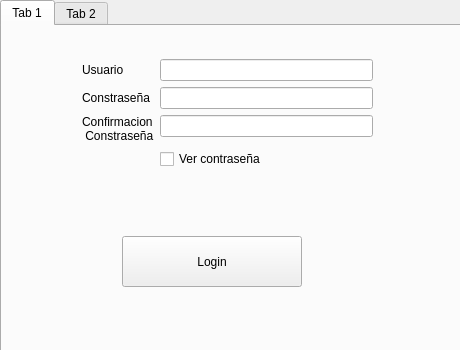
<?xml version="1.0" encoding="UTF-8"?>
<ui version="4.0">
 <class>inicio</class>
 <widget class="QWidget" name="inicio">
  <property name="geometry">
   <rect>
    <x>0</x>
    <y>0</y>
    <width>460</width>
    <height>350</height>
   </rect>
  </property>
  <property name="minimumSize">
   <size>
    <width>460</width>
    <height>350</height>
   </size>
  </property>
  <property name="maximumSize">
   <size>
    <width>460</width>
    <height>350</height>
   </size>
  </property>
  <property name="baseSize">
   <size>
    <width>460</width>
    <height>350</height>
   </size>
  </property>
  <property name="windowTitle">
   <string>FLOUWER</string>
  </property>
  <widget class="QTabWidget" name="tabWidget">
   <property name="geometry">
    <rect>
     <x>0</x>
     <y>0</y>
     <width>481</width>
     <height>431</height>
    </rect>
   </property>
   <property name="sizePolicy">
    <sizepolicy hsizetype="Ignored" vsizetype="Ignored">
     <horstretch>0</horstretch>
     <verstretch>0</verstretch>
    </sizepolicy>
   </property>
   <property name="minimumSize">
    <size>
     <width>450</width>
     <height>360</height>
    </size>
   </property>
   <property name="maximumSize">
    <size>
     <width>999</width>
     <height>999</height>
    </size>
   </property>
   <property name="sizeIncrement">
    <size>
     <width>9999</width>
     <height>9999</height>
    </size>
   </property>
   <property name="baseSize">
    <size>
     <width>999</width>
     <height>23319</height>
    </size>
   </property>
   <property name="currentIndex">
    <number>0</number>
   </property>
   <widget class="QWidget" name="SingUpTab">
    <attribute name="title">
     <string>Tab 1</string>
    </attribute>
    <widget class="QWidget" name="formLayoutWidget">
     <property name="geometry">
      <rect>
       <x>80</x>
       <y>33</y>
       <width>291</width>
       <height>171</height>
      </rect>
     </property>
     <layout class="QFormLayout" name="formLayout">
      <item row="0" column="0">
       <widget class="QLabel" name="label">
        <property name="text">
         <string>Usuario</string>
        </property>
       </widget>
      </item>
      <item row="0" column="1">
       <widget class="QLineEdit" name="signUpUsernameLineEdit"/>
      </item>
      <item row="1" column="0">
       <widget class="QLabel" name="label_3">
        <property name="text">
         <string>Constraseña</string>
        </property>
       </widget>
      </item>
      <item row="1" column="1">
       <widget class="QLineEdit" name="signUpPasswordLineEdit">
        <property name="echoMode">
         <enum>QLineEdit::Password</enum>
        </property>
       </widget>
      </item>
      <item row="2" column="0">
       <widget class="QLabel" name="label_6">
        <property name="text">
         <string>Confirmacion
 Constraseña</string>
        </property>
       </widget>
      </item>
      <item row="2" column="1">
       <widget class="QLineEdit" name="confirmPasswordLineEdit">
        <property name="echoMode">
         <enum>QLineEdit::Password</enum>
        </property>
       </widget>
      </item>
      <item row="3" column="1">
       <widget class="QCheckBox" name="checkBox_2">
        <property name="text">
         <string>Ver contraseña</string>
        </property>
       </widget>
      </item>
     </layout>
    </widget>
    <widget class="QPushButton" name="signUpButton">
     <property name="geometry">
      <rect>
       <x>120</x>
       <y>210</y>
       <width>180</width>
       <height>51</height>
      </rect>
     </property>
     <property name="text">
      <string>Login</string>
     </property>
    </widget>
   </widget>
   <widget class="QWidget" name="LoginTab">
    <attribute name="title">
     <string>Tab 2</string>
    </attribute>
    <widget class="QPushButton" name="loginButton">
     <property name="geometry">
      <rect>
       <x>120</x>
       <y>210</y>
       <width>180</width>
       <height>51</height>
      </rect>
     </property>
     <property name="text">
      <string>Login</string>
     </property>
    </widget>
    <widget class="QWidget" name="formLayoutWidget_2">
     <property name="geometry">
      <rect>
       <x>80</x>
       <y>90</y>
       <width>291</width>
       <height>121</height>
      </rect>
     </property>
     <layout class="QFormLayout" name="formLayout_2">
      <item row="0" column="0">
       <widget class="QLabel" name="label_5">
        <property name="text">
         <string>Usuario</string>
        </property>
       </widget>
      </item>
      <item row="1" column="0">
       <widget class="QLabel" name="label_4">
        <property name="text">
         <string>Contraseña</string>
        </property>
       </widget>
      </item>
      <item row="0" column="1">
       <widget class="QLineEdit" name="loginUsernameLineEdit"/>
      </item>
      <item row="1" column="1">
       <widget class="QLineEdit" name="loginPasswordLineEdit">
        <property name="echoMode">
         <enum>QLineEdit::Password</enum>
        </property>
       </widget>
      </item>
      <item row="2" column="1">
       <widget class="QCheckBox" name="checkBoxs">
        <property name="text">
         <string>Ver contraseña</string>
        </property>
       </widget>
      </item>
     </layout>
    </widget>
   </widget>
  </widget>
 </widget>
 <resources/>
 <connections/>
</ui>
